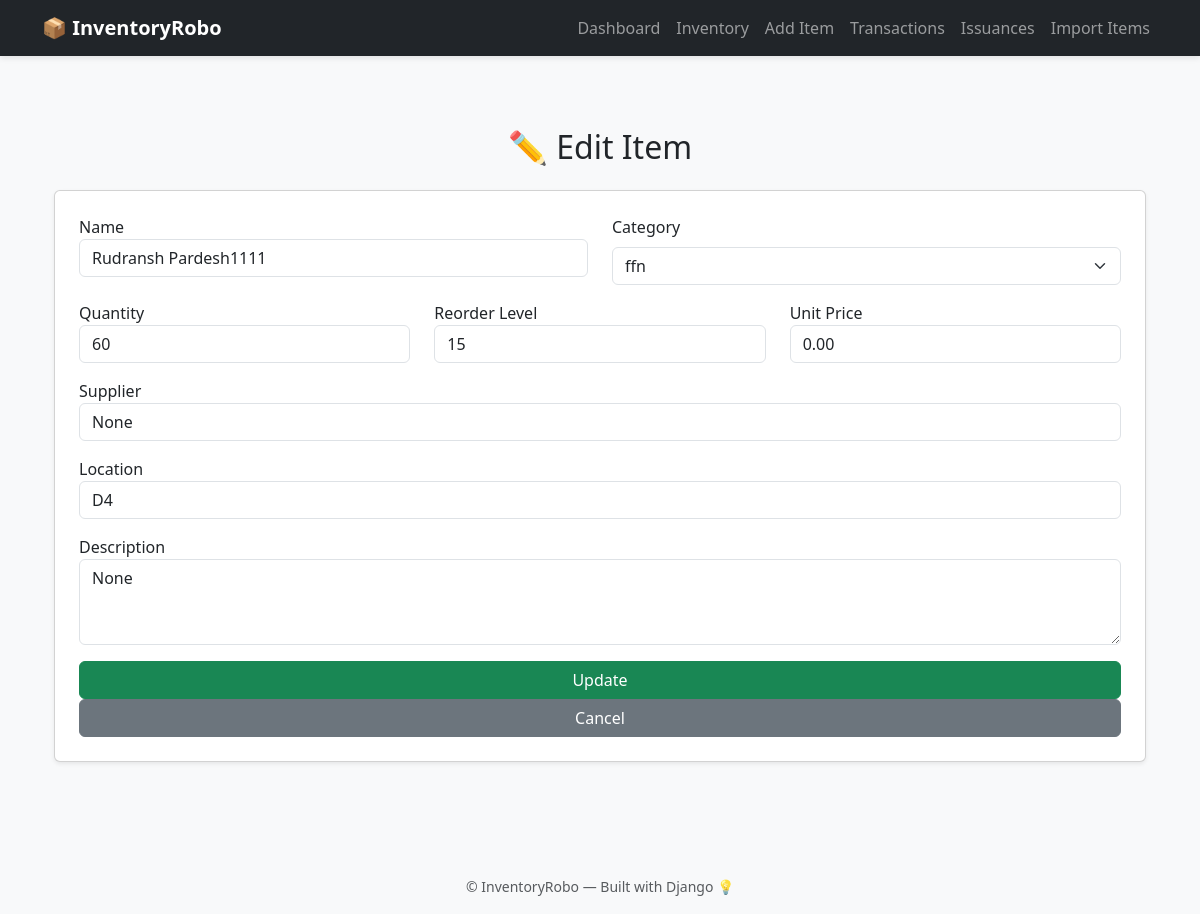
Page /edit/1/ on the committed database.
### inventory/models.py (models this page shows, shortened)
class Item(models.Model):
    serial_no = models.PositiveIntegerField(unique=True, blank=True, null=True)
    name = models.CharField(max_length=100)
    category = models.CharField(max_length=50, choices=CATEGORY_CHOICES)
    custom_category = models.CharField(max_length=100, blank=True, null=True)
    quantity = models.PositiveIntegerField(default=0)
    reorder_level = models.PositiveIntegerField(default=5)
    unit_price = models.DecimalField(max_digits=10, decimal_places=2)
    supplier = models.CharField(max_length=100, blank=True, null=True)
    location = models.CharField(max_length=100, blank=True, null=True)
    description = models.TextField(blank=True, null=True)
    created_at = models.DateTimeField(auto_now_add=True)
    storage_location = models.CharField(max_length=10, blank=True, null=True, editable=False)

### inventory/views.py (the view, shortened to what this page needs)
# urls.py: path('edit/<int:item_id>/', views.edit_item, name='edit_item'),
def edit_item(request, item_id):
    item = get_object_or_404(Item, id=item_id)
    return render(request, 'inventory/edit_item.html',{
        'item': item,
        'CATEGORIES': get_all_categories(),
    }) #

### inventory/utils.py (called while the page is built)
def get_all_categories():
    return (
        Item.objects
        .exclude(category__isnull=True)
        .exclude(category__exact='')
        .values_list('category', flat=True)
        .distinct()
        .order_by('category')
    )

### inventory/templates/inventory/edit_item.html (shortened to what this page needs)
{% extends 'inventory/base.html' %}
{% load static %}
{% block content %}
<div class="container py-5">
    <h2 class="text-center mb-4">✏️ Edit Item</h2>
    <form method="POST" class="card p-4 shadow-sm">
        <div class="row">
            <div class="col-md-6 mb-3">
                <label>Name</label>
                <input type="text" name="name" class="form-control" value="{{ item.name }}" required>
            </div>
            <div class="col-md-6 mb-3">
                <label for="category" class="form-label">Category</label>
                <select id="category" name="category" class="form-select" onchange="toggleCustomCategory(this)"
                    required>
                    {% for cat in CATEGORIES %}
                    <option value="{{ cat }}" {% if item.category == cat %}selected{% endif %}>
                        {{ cat }}
                    </option>
                    {% endfor %}
                </select>
                </div>
            </div>
            <div class="row">
                <div class="col-md-4 mb-3">
                    <label>Quantity</label>
                    <input type="number" name="quantity" class="form-control" value="{{ item.quantity }}" required>
                </div>
                <div class="col-md-4 mb-3">
                    <label>Reorder Level</label>
                    <input type="number" name="reorder_level" class="form-control" value="{{ item.reorder_level }}"
                        required>
                </div>
                <div class="col-md-4 mb-3">
                    <label>Unit Price</label>
                    <input type="number" step="0.01" name="unit_price" class="form-control"
                        value="{{ item.unit_price }}" required>
                </div>
            </div>
            <div class="mb-3">
                <label>Supplier</label>
                <input type="text" name="supplier" class="form-control" value="{{ item.supplier }}">
            </div>
            <div class="mb-3">
                <label>Location</label>
                <input type="text" name="location" class="form-control" value="{{ item.location }}">
            </div>
            <div class="mb-3">
                <label>Description</label>
                <textarea name="description" class="form-control" rows="3">{{ item.description }}</textarea>
            </div>
            <button type="submit" class="btn btn-success">Update</button>
            <a href="{% url 'inventory_list' %}" class="btn btn-secondary">Cancel</a>
    </form>
</div>
{% endblock %}

### inventory/templates/inventory/base.html (style rules this page uses)
body { background-color: #f8f9fa; }

### rows in the picture
Item: name "Rudransh Pardesh1111", category "ffn", quantity "60", reorder_level "15", unit_price "0.00", supplier "None", location "D4", description "None"
